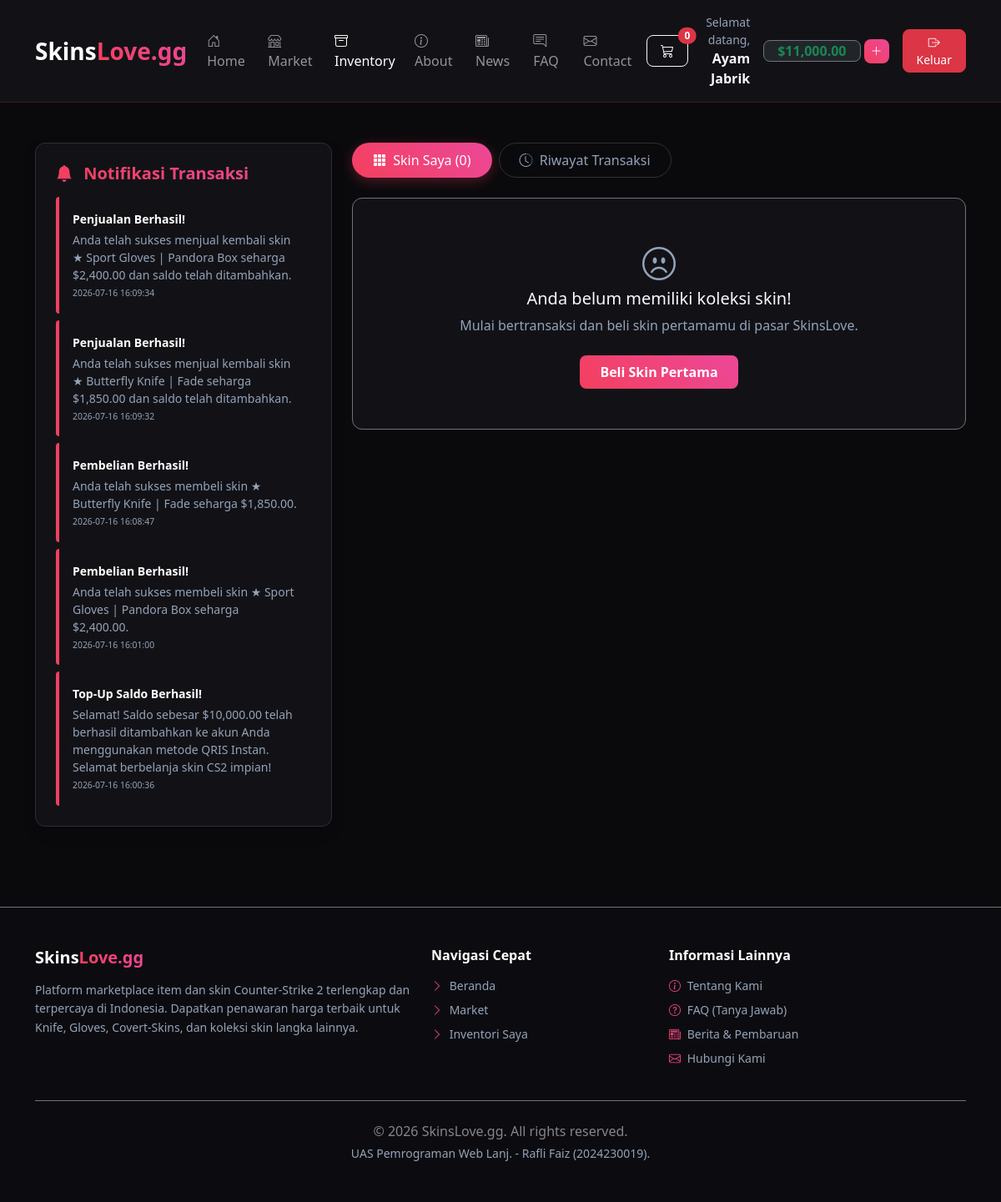
Page /inventory.php (signed in) on the committed database.
### tables this page shows
CREATE TABLE `notifications` (
  `id` int(11) NOT NULL,
  `user_id` int(11) NOT NULL,
  `title` varchar(150) NOT NULL,
  `message` text NOT NULL,
  `is_read` tinyint(1) DEFAULT 0,
  `created_at` timestamp NOT NULL DEFAULT current_timestamp()
);

### functions.php (called while the page is built, shortened)
<?php
function formatHarga($angka) {
    $hasil = number_format($angka, 2);
    return '$' . $hasil;
}
function hitungJumlahKeranjang($conn, $user_id) {
    $stmt = $conn->prepare("SELECT COUNT(*) FROM cart WHERE user_id = :user_id");
    $stmt->execute(['user_id' => $user_id]);
    $jumlah = $stmt->fetchColumn();
    return $jumlah;
}

### inventory.php (the view, shortened to what this page needs)
<?php
require_once 'config.php';
$user_id = $_SESSION['user_id'];
$stmt = $conn->prepare("SELECT i.*, t.created_at AS buy_date FROM items i JOIN transactions t ON t.item_id = i.id WHERE i.is_available = 0 AND t.user_id = :user_id AND t.transaction_type = 'buy' AND t.status = 'success' AND t.id = (SELECT MAX(t2.id) FROM transactions t2 WHERE t2.item_id = i.id) ORDER BY t.id DESC");
$stmt->execute(['user_id' => $user_id]);
$my_skins = $stmt->fetchAll();
$notif_stmt = $conn->prepare("SELECT * FROM notifications WHERE user_id = :user_id ORDER BY id DESC LIMIT 5");
$notif_stmt->execute(['user_id' => $user_id]);
$notifications = $notif_stmt->fetchAll();
?>
<?php
require_once 'includes/header.php';
?>
<div class="container my-5">
    <div class="row">
        <div class="col-lg-4 mb-4">
            <div class="tab-custom p-4 shadow mb-4">
                <h5 class="fw-bold mb-3 text-gradient"><i class="bi bi-bell-fill me-2"></i> Notifikasi Transaksi</h5>
                <?php if (empty($notifications)):
                ?>
                    <p class="text-muted small mb-0">Belum ada pembaruan status transaksi terbaru saat ini.</p>
                <?php else:
                ?>
                    <div class="d-flex flex-column gap-2">
                        <?php foreach ($notifications as $notif):
                        ?>
                            <div class="notif-item p-3 text-start">
                                <div class="fw-bold text-white small mb-1"><?php echo htmlspecialchars($notif['title']);
                                                                            ?></div>
                                <div class="text-muted small mb-1"><?php echo htmlspecialchars($notif['message']);
                                                                    ?></div>
                                <div class="text-muted" style="font-size: 0.65rem;"><?php echo $notif['created_at'];
                                                                                    ?></div>
                            </div>
                        <?php endforeach;
                        ?>
                    </div>
                <?php endif;
                ?>
            </div>
        </div>
        <div class="col-lg-8 text-start">
            <ul class="nav nav-pills mb-4 gap-2" id="pills-tab" role="tablist">
                <li class="nav-item" role="presentation">
                    <button class="nav-link active rounded-pill px-4" id="pills-inventory-tab" data-bs-toggle="pill" data-bs-target="#pills-inventory" type="button" role="tab"><i class="bi bi-grid-3x3-gap-fill me-1"></i> Skin Saya (<?php echo count($my_skins);
                                                                                                                                                                                                                                        ?>)</button>
                </li>
                <li class="nav-item" role="presentation">
                    <button class="nav-link rounded-pill px-4" id="pills-history-tab" data-bs-toggle="pill" data-bs-target="#pills-history" type="button" role="tab"><i class="bi bi-clock-history me-1"></i> Riwayat Transaksi</button>
                </li>
            </ul>
            <div class="tab-content" id="pills-tabContent">
                <div class="tab-pane fade show active" id="pills-inventory" role="tabpanel">
                    <?php if (empty($my_skins)):
                    ?>
                        <div class="text-center py-5 tab-custom p-4 border border-secondary border-dashed">
                            <i class="bi bi-emoji-frown fs-1 text-muted mb-3"></i>
                            <h5>Anda belum memiliki koleksi skin!</h5>
                            <p class="text-muted">Mulai bertransaksi dan beli skin pertamamu di pasar SkinsLove.</p>
                            <a href="pasar.php" class="btn btn-gradient px-4 py-2 mt-2 rounded-3">Beli Skin Pertama</a>
                        </div>
                    <?php endif;
                    ?>
                </div>
            </div>
        </div>
    </div>
</div>
<div class="toast-container position-fixed bottom-0 end-0 p-3" style="z-index: 1055;">
</div>
<?php require_once 'includes/footer.php';
?>

### includes/header.php (shortened to what this page needs)
<?php
require_once 'config.php';
require_once 'functions.php';
$current_page = basename($_SERVER['PHP_SELF']);
?>
<!DOCTYPE html>
<html lang="id">
<head>
    <link href="https://cdn.jsdelivr.net/npm/bootstrap@5.3.0/dist/css/bootstrap.min.css" rel="stylesheet">
    <link rel="stylesheet" href="https://cdn.jsdelivr.net/npm/bootstrap-icons@1.10.5/font/bootstrap-icons.css">
    <link href="css/style.css" rel="stylesheet">
</head>
<body>
    <nav class="navbar navbar-expand-lg navbar-dark navbar-custom py-3">
        <div class="container">
            <a class="navbar-brand fw-bold fs-3 text-white" href="index.php">
                Skins<span class="text-gradient"><?php echo ($current_page === 'admin_dashboard.php') ? 'Love Admin' : 'Love.gg';  ?></span>
            </a>
            <div class="collapse navbar-collapse" id="navbarNav">
                <ul class="navbar-nav me-auto mb-2 mb-lg-0">
                    <li class="nav-item">
                        <a class="nav-link <?php echo ($current_page === 'index.php') ? 'active' : '';  ?>" href="index.php">
                            <i class="bi bi-house-door me-1"></i> Home
                        </a>
                    </li>
                    <li class="nav-item">
                        <a class="nav-link <?php echo ($current_page === 'pasar.php') ? 'active' : '';  ?>" href="pasar.php">
                            <i class="bi bi-shop me-1"></i> Market
                        </a>
                    </li>
                    <li class="nav-item">
                        <a class="nav-link <?php echo ($current_page === 'inventory.php') ? 'active' : '';  ?>" href="inventory.php">
                            <i class="bi bi-archive me-1"></i> Inventory
                        </a>
                    </li>
                    <li class="nav-item">
                        <a class="nav-link <?php echo ($current_page === 'about.php') ? 'active' : ''; ?>" href="about.php">
                            <i class="bi bi-info-circle me-1"></i> About
                        </a>
                    </li>
                    <li class="nav-item">
                        <a class="nav-link <?php echo ($current_page === 'news.php') ? 'active' : ''; ?>" href="news.php">
                            <i class="bi bi-newspaper me-1"></i> News
                        </a>
                    </li>
                    <li class="nav-item">
                        <a class="nav-link <?php echo ($current_page === 'faq.php') ? 'active' : ''; ?>" href="faq.php">
                            <i class="bi bi-chat-right-text me-1"></i> FAQ
                        </a>
                    </li>
                    <li class="nav-item">
                        <a class="nav-link <?php echo ($current_page === 'contact.php') ? 'active' : ''; ?>" href="contact.php">
                            <i class="bi bi-envelope me-1"></i> Contact
                        </a>
                    </li>
                </ul>
                <div class="d-flex align-items-center gap-3">
                    <a href="cart.php" class="btn btn-outline-light position-relative px-3 py-1.5 rounded-3">
                        <i class="bi bi-cart3"></i>
                        <span class="position-absolute top-0 start-100 translate-middle badge rounded-pill bg-danger">
                            <?php
                            $cart_count = hitungJumlahKeranjang($conn, $_SESSION['user_id'] ?? null);
                            echo $cart_count;
                            ?>
                        </span>
                    </a>
                    <?php if (isset($_SESSION['user_id'])):  ?>
                        <div class="text-end d-none d-md-block">
                            <div class="small text-muted">Selamat datang,</div>
                            <div class="fw-bold"><?php echo htmlspecialchars($_SESSION['username']);  ?></div>
                        </div>
                        <div class="d-flex align-items-center gap-1">
                            <div class="bg-dark px-3 py-1.5 rounded-3 border border-secondary text-success fw-bold">
                                <?php echo formatHarga($_SESSION['balance'] ?? 0);  ?>
                            </div>
                            <a href="deposit.php" class="btn btn-sm btn-gradient py-1.5 px-2 rounded-3" title="Tambah Saldo"><i class="bi bi-plus-lg"></i></a>
                        </div>
                        <a href="logout.php" class="btn btn-danger btn-sm px-3 rounded-3"><i class="bi bi-box-arrow-right"></i> Keluar</a>
                    <?php else:  ?>
                        <a href="login.php" class="btn btn-outline-light px-4 rounded-3">Masuk</a>
                        <a href="register.php" class="btn btn-gradient px-4 rounded-3">Daftar</a>
                    <?php endif;  ?>
                </div>
            </div>
        </div>
    </nav>

### includes/footer.php (shortened to what this page needs)
    <footer class="text-muted py-5 border-top border-secondary mt-5" style="background-color: #0c0c10;">
        <div class="container">
            <div class="row g-4 mb-4 text-start">
                <div class="col-md-5">
                    <h5 class="fw-bold text-white mb-3">Skins<span class="text-gradient">Love.gg</span></h5>
                    <p class="small text-muted" style="line-height: 1.6;">Platform marketplace item dan skin Counter-Strike 2 terlengkap dan terpercaya di Indonesia. Dapatkan penawaran harga terbaik untuk Knife, Gloves, Covert-Skins, dan koleksi skin langka lainnya.</p>
                </div>
                <div class="col-md-3">
                    <h6 class="text-white fw-bold mb-3">Navigasi Cepat</h6>
                    <ul class="list-unstyled small">
                        <li class="mb-2"><a href="index.php" class="text-muted text-decoration-none hover-white"><i class="bi bi-chevron-right me-1 text-gradient"></i> Beranda</a></li>
                        <li class="mb-2"><a href="pasar.php" class="text-muted text-decoration-none hover-white"><i class="bi bi-chevron-right me-1 text-gradient"></i> Market</a></li>
                        <li class="mb-2"><a href="inventory.php" class="text-muted text-decoration-none hover-white"><i class="bi bi-chevron-right me-1 text-gradient"></i> Inventori Saya</a></li>
                    </ul>
                </div>
                <div class="col-md-4">
                    <h6 class="text-white fw-bold mb-3">Informasi Lainnya</h6>
                    <ul class="list-unstyled small">
                        <li class="mb-2"><a href="about.php" class="text-muted text-decoration-none hover-white"><i class="bi bi-info-circle me-1 text-gradient"></i> Tentang Kami</a></li>
                        <li class="mb-2"><a href="faq.php" class="text-muted text-decoration-none hover-white"><i class="bi bi-question-circle me-1 text-gradient"></i> FAQ (Tanya Jawab)</a></li>
                        <li class="mb-2"><a href="news.php" class="text-muted text-decoration-none hover-white"><i class="bi bi-newspaper me-1 text-gradient"></i> Berita & Pembaruan</a></li>
                        <li class="mb-2"><a href="contact.php" class="text-muted text-decoration-none hover-white"><i class="bi bi-envelope me-1 text-gradient"></i> Hubungi Kami</a></li>
                    </ul>
                </div>
            </div>
            <div class="border-top border-secondary pt-4 text-center">
                <p class="mb-1 text-white-50">© 2026 SkinsLove.gg. All rights reserved.</p>
                <p class="small text-muted mb-0">UAS Pemrograman Web Lanj. - Rafli Faiz (2024230019).</p>
            </div>
        </div>
    </footer>
</body>
</html>

### css/style.css (style rules this page uses)
body { background-color: #0a0a0c; color: #f8f9fa; font-family: 'Segoe UI', Tahoma, Geneva, Verdana, sans-serif; }
.navbar-custom { background-color: #121216; border-bottom: 1px solid rgba(244, 63, 94, 0.2); }
.text-gradient { background: linear-gradient(45deg, #f43f5e, #ec4899); -webkit-background-clip: text; -webkit-text-fill-color: transparent; }
.btn-gradient { background: linear-gradient(45deg, #f43f5e, #ec4899); border: none; color: white; font-weight: 600; transition: transform 0.2s, opacity 0.2s; }
.tab-custom { background-color: #121216; border: 1px solid #2d2d39; border-radius: 12px; }
.notif-item { background-color: #121216; border-left: 4px solid #f43f5e; border-radius: 4px; }
.text-muted { color: #94a3b8 !important; }
#pills-tab .nav-link { border: 1px solid rgba(255, 255, 255, 0.15) !important; color: #94a3b8 !important; background: transparent !important; transition: all 0.2s ease-in-out; }
#pills-tab .nav-link.active { background: linear-gradient(45deg, #f43f5e, #ec4899) !important; border-color: transparent !important; color: #ffffff !important; box-shadow: 0 4px 15px rgba(244, 63, 94, 0.3) !important; }

### rows in the picture
notifications: title "Penjualan Berhasil!", message "Anda telah sukses menjual kembali skin ★ Sport Gloves | Pandora Box seharga $2,400.00 dan saldo telah ditambahkan.", created_at "2026-07-16 16:09:34"
notifications: title "Penjualan Berhasil!", message "Anda telah sukses menjual kembali skin ★ Butterfly Knife | Fade seharga $1,850.00 dan saldo telah ditambahkan.", created_at "2026-07-16 16:09:32"
notifications: title "Pembelian Berhasil!", message "Anda telah sukses membeli skin ★ Butterfly Knife | Fade seharga $1,850.00.", created_at "2026-07-16 16:08:47"
notifications: title "Pembelian Berhasil!", message "Anda telah sukses membeli skin ★ Sport Gloves | Pandora Box seharga $2,400.00.", created_at "2026-07-16 16:01:00"
notifications: title "Top-Up Saldo Berhasil!", message "Selamat! Saldo sebesar $10,000.00 telah berhasil ditambahkan ke akun Anda menggunakan metode QRIS Instan. Selamat berbelanja skin CS2 impian!", created_at "2026-07-16 16:00:36"

### other values in the picture
$cart_count "0"
$_SESSION['username'] "Ayam Jabrik"
formatHarga($_SESSION['balance'] ?? 0) "$11,000.00"
count($my_skins) "0"
